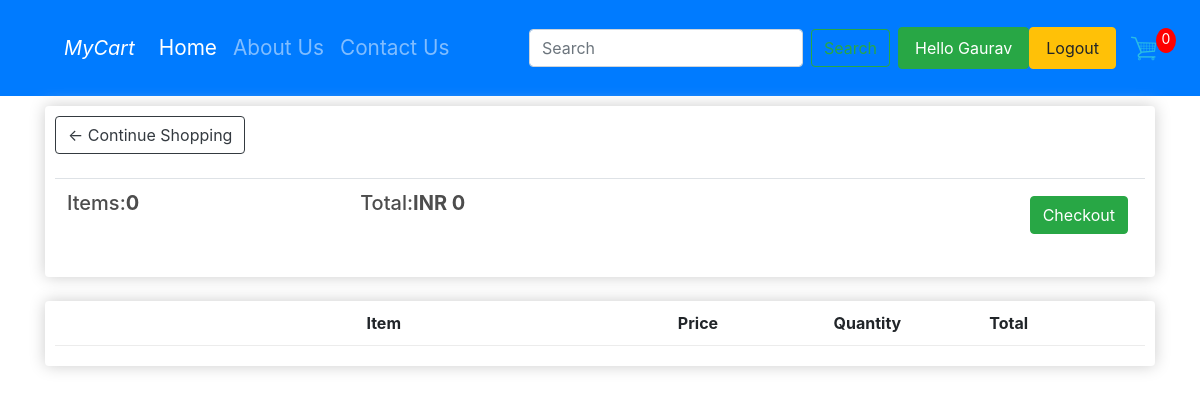
The page /cart/ (signed in) on the database its author committed.
### shop/models.py (models this page shows, shortened)
class Order(models.Model):
    customer=models.ForeignKey(Customer,on_delete=models.SET_NULL,blank=True,null=True)
    date_ordered=models.DateTimeField(auto_now_add=True)
    complete=models.BooleanField(default=False,blank=True,null=True)
    transaction_id=models.CharField(max_length=200,null=True)
    order_id=models.AutoField(primary_key=True)
    @property
    def get_cart_total(self):
        orderitems=self.orderitems_set.all()
        total=sum([item.get_total for item in orderitems])
        return total
    def get_cart_item(self):
        orderitems = self.orderitems_set.all()
        total = sum([item.quantity for item in orderitems])
        return total

### shop/views.py (the view)
# urls.py: path('cart/',views.cart,name='Cart'),
def cart(request):
    data=cartData(request)
    cartItems=data['cartItems']
    order=data['order']
    items=data['items']
    context={'items':items,'order':order,'cartItems':cartItems}
    return render(request,'shop/cart.html',context)

### shop/utils.py (called while the page is built)
def cartData(request):
    if request.user.is_authenticated:
        username=request.user.username
        email=request.user.email
        try:
           customer = Customer.objects.get(user=request.user)
        except:
            customer = Customer.objects.create(user=request.user, name=request.user.username, email=request.user.email)
            customer.save()
        order,created = Order.objects.get_or_create(customer=customer,complete=False)
        items=order.orderitems_set.all()
        cartItems = order.get_cart_item
    else:
        cookieData=cookieCart(request)
        cartItems=cookieData['cartItems']
        order=cookieData['order']
        items=cookieData['items']
    return {'items':items,'order':order,'cartItems':cartItems}

### shop/templates/shop/cart.html (shortened to what this page needs)
{% extends 'shop/base.html' %}
{% load static %}
{% block body %}
	<div class="row">
		<div class="col-lg-12">
			<div class="box-element">
            <a class="btn btn-outline-dark" href="/">&#x2190; Continue Shopping</a>
			<br>
			<br>
			<table class="table">
				<tr>
					<th><h5>Items:<strong>{{order.get_cart_item}}</strong></h5></th>
					<th><h5>Total:<strong>INR {{order.get_cart_total}}</strong></h5></th>
					<th>
						<a style="float:right;margin:5px" class="btn btn-success" href="/checkout">Checkout</a>
					</th>
				</tr>
			</table>
			</div>
			<br>
			<div class="box-element">
                <div class="cart-row">
					<div style="flex:2"></div>
					<div style="flex:2"><strong>Item</strong></div>
					<div style="flex:1"><strong>Price</strong></div>
					<div style="flex:1"><strong>Quantity</strong></div>
					<div style="flex:1"><strong>Total</strong></div>
				</div>
			</div>
		</div>
	</div>
{% endblock body %}

### shop/templates/shop/base.html (shortened to what this page needs)
<!doctype html>
{% load static %}
<html lang="en">
  <head>
    <link rel="stylesheet" href="{% static 'css/main.css' %}">
    <link rel="stylesheet" href="https://stackpath.bootstrapcdn.com/bootstrap/4.2.1/css/bootstrap.min.css">
  </head>
  <body>
    <nav class="navbar navbar-expand-lg  navbar navbar-dark bg-primary" id="navbar-custom">
  <a class="navbar-brand l ml-5"   href="/">MyCart</a>
  <div class="collapse navbar-collapse" id="navbarSupportedContent">
    <ul class="navbar-nav mr-auto">
      <li class="nav-item active">
        <a class="nav-link r"  href="/">Home <span class="sr-only">(current)</span></a>
      </li>
      <li class="nav-item">
        <a class="nav-link r" href="/about">About Us</a>
      </li>
      <li class="nav-item">
        <a class="nav-link r" href="/contact">Contact Us</a>
      </li>
    </ul>
    <form action="/search/" method="get" class="form-inline my-2 my-lg-0" >
      <input class="form-control mr-sm-2" type="search" placeholder="Search" aria-label="Search" name="search" id="search">
      <button class="btn btn-outline-success my-2 my-sm-0 r" type="submit">Search</button>
    </form>
   <div class="form-inline my-2 my-lg-0 mx-2">
        {% if user.is_authenticated %}
       <a class="nav-link btn btn-success" href="#"> Hello {{user.username}}</a>
       <a class="nav-link btn btn-warning" href="{% url 'logout' %}">Logout</a>
	{% else %}
         <a class="nav-link btn btn-warning"href="{% url 'login' %}">Login</a>
        <a class="nav-link btn btn-warning" href="{% url 'register' %}">Register</a>
	{% endif %}
        <a href="/cart">
          <img  id="cart-icon" src="{% static 'images/cart.png' %}">
        </a>
      <p id="cart-total">{{cartItems}}</p>
    </div>
  </div>
</nav>
   <div class="container">
  {% block body %} {% endblock %}
   </div>
  </body>
</html>

### static/css/main.css (style rules this page uses)
.navbar-nav > li > a { padding-top: 0px; padding-bottom: 0px; line-height: 80px; }
#navbar-custom { background-color: #32a857; }
.l { font-size:1.7em; font-style:italic; }
.r { font-size:1.3em }
body { background-color: hsl(0, 0%, 98%); }
h1,h2,h3,h4,h5,h6 { color:hsl(0, 0%, 30%); }
.box-element { box-shadow:hsl(0, 0%, 80%) 0 0 16px; background-color: #fff; border-radius: 4px; padding: 10px; }
#cart-icon { width:25px; display: inline-block; margin-left: 15px; }
#cart-total { display: block; text-align: center; color:#fff; background-color: red; width: 20px; height: 25px; border-radius: 50%; font-size: 14px; }
.col-lg-4, .col-lg-6, .col-lg-8, .col-lg-12 { margin-top: 10px; }
.btn { border-radius: 0; }
.cart-row { display: flex; align-items: flex-stretch; padding-bottom: 10px; margin-bottom: 10px; border-bottom: 1px solid #ececec; }

### rows shown on the page
Order: order_id "0", get_cart_item "0", get_cart_total "0"

### other values the page prints
{{ user.username }} "Gaurav"
